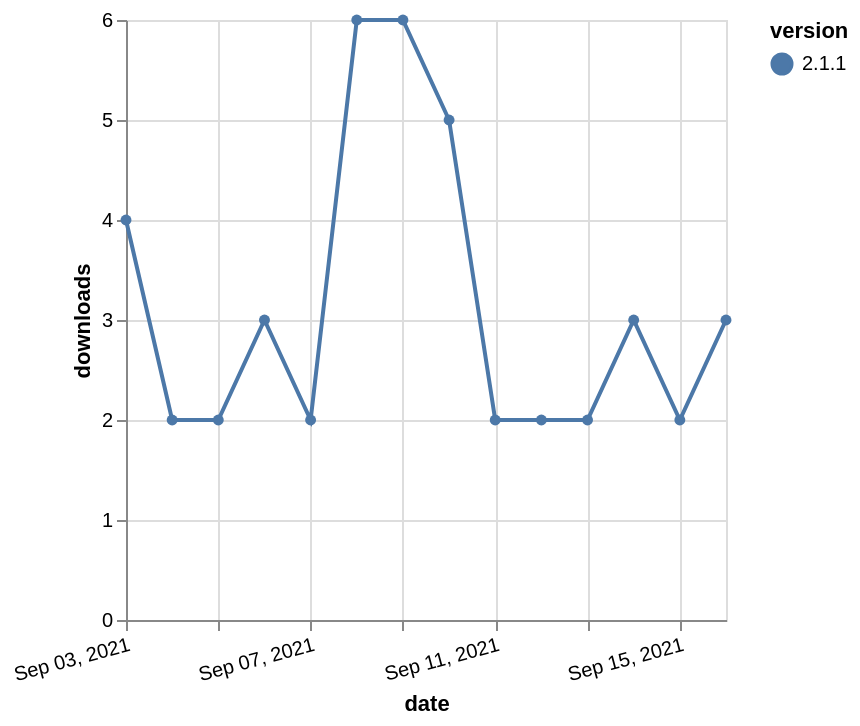

Vega-Lite specification stored for this chart:
### Vega-Lite specification from a JSON file in a GitHub repository (floating-point values rounded to 4 significant figures)
{"$schema": "https://vega.github.io/schema/vega-lite/v5.json", "description": "A simple bar chart with embedded data.", "data": {"values": [{"date": "2021-09-03", "total": 4383, "delta": 4, "version": "2.1.1"}, {"date": "2021-09-04", "total": 4385, "delta": 2, "version": "2.1.1"}, {"date": "2021-09-05", "total": 4387, "delta": 2, "version": "2.1.1"}, {"date": "2021-09-06", "total": 4390, "delta": 3, "version": "2.1.1"}, {"date": "2021-09-07", "total": 4392, "delta": 2, "version": "2.1.1"}, {"date": "2021-09-08", "total": 4398, "delta": 6, "version": "2.1.1"}, {"date": "2021-09-09", "total": 4404, "delta": 6, "version": "2.1.1"}, {"date": "2021-09-10", "total": 4409, "delta": 5, "version": "2.1.1"}, {"date": "2021-09-11", "total": 4411, "delta": 2, "version": "2.1.1"}, {"date": "2021-09-12", "total": 4413, "delta": 2, "version": "2.1.1"}, {"date": "2021-09-13", "total": 4415, "delta": 2, "version": "2.1.1"}, {"date": "2021-09-14", "total": 4418, "delta": 3, "version": "2.1.1"}, {"date": "2021-09-15", "total": 4420, "delta": 2, "version": "2.1.1"}, {"date": "2021-09-16", "total": 4423, "delta": 3, "version": "2.1.1"}]}, "width": "container", "mark": {"type": "line", "point": {"filled": true}}, "encoding": {"x": {"field": "date", "type": "temporal", "timeUnit": "yearmonthdate", "title": "date", "axis": {"labelAngle": -15}}, "y": {"field": "delta", "type": "quantitative", "title": "downloads"}, "color": {"field": "version", "type": "nominal"}, "tooltip": {"field": "delta"}}}
